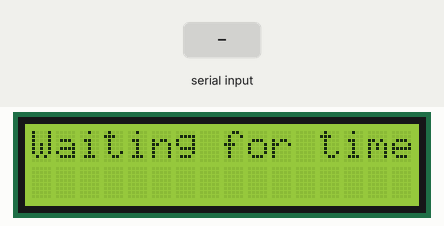
Simulated run of this sketch. Board: Arduino Uno, built with avr-gcc and run on an emulated ATmega328P. Parts: 16×2 character LCD. Inputs (shaded band) come from the test bench.

Above: at 1.2 s.
1.3 s: "90,45,200\n" received over Serial
At 3.1 s:
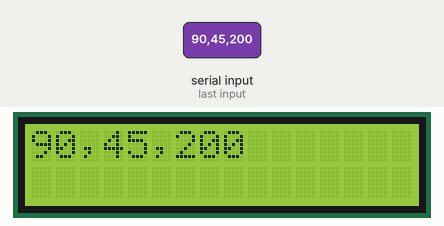
3.5 s: "30,150,10\n" received over Serial
At 5.5 s:
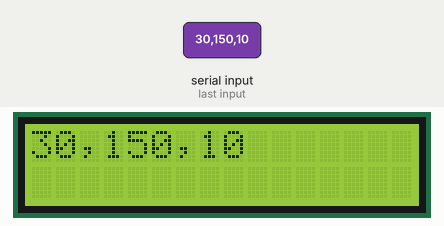
Timing chart, 0 to 7.0 s (numbered marks = the images above; inputs shaded):
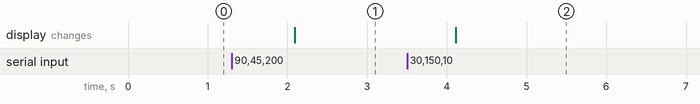

Measured:
- after the input at 1.3 s, the display: changes after 0.79 s (image 1)
- after the input at 3.5 s, the display: changes after 0.61 s (image 2)

The sketch:

main.ino
```cpp
#include <LiquidCrystal.h>

LiquidCrystal lcd(12, 11, 5, 4, 3, 2);

struct Schedule {
  int hour;
  int minute;
  const char* activity;
};

Schedule dailySchedule[] = {
  {6, 0, "Wake up & exercise"},
  {7, 0, "Breakfast"},
  {9, 0, "Work or study"},
  {12, 0, "Lunch break"},
  {13, 2, "Work or study"},
  {17, 0, "Dinner"},
  {18, 0, "Relax & hobbies"},
  {21, 0, "Prepare for bed"},
  {22, 0, "Go to sleep"}
};

const int scheduleSize = sizeof(dailySchedule) / sizeof(dailySchedule[0]);

void setup() {
  lcd.begin(16, 2);
  Serial.begin(9600);
  lcd.print("Waiting for time");
}

void loop() {
  if (Serial.available()) {
    String currentTime = "";
    while (Serial.available()) {
      char c = Serial.read();
      currentTime += c;
      delay(2);  // Small delay to ensure we get the complete string
    }

    // Parse the incoming time string
    int year = currentTime.substring(0, 4).toInt();
    int month = currentTime.substring(5, 7).toInt();
    int day = currentTime.substring(8, 10).toInt();
    int hour = currentTime.substring(11, 13).toInt();
    int minute = currentTime.substring(14, 16).toInt();
    int second = currentTime.substring(17, 19).toInt();

    // Display date and time
    lcd.clear();
    lcd.setCursor(0, 0);
    lcd.print(currentTime.substring(0, 10));  // Display date
    lcd.setCursor(0, 1);
    lcd.print(currentTime.substring(11));  // Display time

    // Check and display current activity
    displayActivity(hour, minute);
  }
  delay(1000);  // Update the display every second
}
void displayActivity(int currentHour, int currentMinute) {
  for (int i = 0; i < scheduleSize; i++) {
    if (currentHour == dailySchedule[i].hour && currentMinute == dailySchedule[i].minute) {
      lcd.clear();
      lcd.setCursor(0, 0);

      String activity = dailySchedule[i].activity;
      int maxLength = 16; // Number of characters per line on a 16x2 LCD
      int line = 0;

      for (int j = 0; j < activity.length(); j++) {
        if (j > 0 && j % maxLength == 0) {
          line++;
          lcd.setCursor(0, line); // Move to the next line
          if (line >= 2) break; // Stop if more than 2 lines
        }
        lcd.print(activity[j]);
      }
      lcd.setCursor(14,1);
      lcd.print(":)");

      delay(60000);  // Show activity for 1 minute
      lcd.clear();
      return;
    }
  }
}
```
